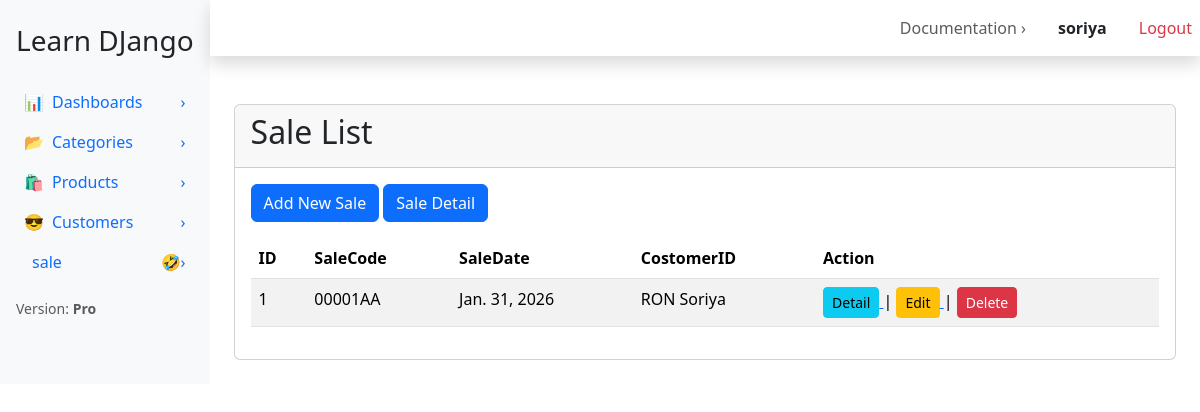
The page /sale/ (signed in) on the database its author committed.
### apps/sale/models.py (models this page shows)
class Sale(models.Model):
     saleCode = models.CharField(blank=False, null=False, max_length=20)
     saleData = models.DateField(blank=False, null=False)
     customerId = models.ForeignKey(Customer, on_delete=models.CASCADE)

### apps/customer/models.py (models this page shows)
class Customer(models.Model):
    GENDER_CHOICE = (
        ('Male', 'Male'),
        ('Female', 'Female'),
    )
    name = models.CharField(max_length=100, blank=False, null=False)
    email = models.EmailField(unique=True)
    phone = models.IntegerField(blank=False, null=False)
    gender = models.CharField(max_length=10, blank=True, choices=GENDER_CHOICE)
    def __str__(self):
        return self.name

### apps/sale/views.py (the view)
# urls.py: path('', SaleListView.as_view(), name='sale_list'),
class SaleListView(ListView):
     model = Sale
     template_name = 'sale/list_sale.html'
     context_object_name = 'sales'

### apps/sale/templates/sale/list_sale.html
{% extends 'base.html' %}
{% block content %}
<div class="card">
    <div class="card-header">
        <h2>Sale List</h2>
    </div>
    <div class="card-body">
        <a href="{% url 'list_sale:sale_add' %}" class="btn btn-primary mb-3">
            Add New Sale
        </a>
        <a href="{% url 'list_saledetail:saledetail_list' %}" class="btn btn-primary mb-3">
            Sale Detail
        </a>
        <div class="table-responsive">
            <table class="table table-striped">
                <thead>
                    <tr>
                        <th>ID</th>
                        <th>SaleCode</th>
                        <th>SaleDate</th>
                        <th>CostomerID</th>
                        <th>Action</th>
                    </tr>
                </thead>
                <tbody>
                    {% for sale in sales%}
                        <tr>
                            <td>{{ sale.id }}</td>
                            <td>{{ sale.saleCode }}</td>
                            <td>{{ sale.saleData }}</td>
                            <td>{{ sale.customerId }}</td>
                            <td>
                                <a href="{% url 'list_sale:sale_detail' sale.id %}">
                                    <button class="btn btn-sm btn-info">Detail</button>
                                </a> |
                                <a href="{% url 'list_sale:sale_edit' sale.id %}">
                                    <button class="btn btn-sm btn-warning">Edit</button>
                                </a> |
                                <a href="{% url 'list_sale:sale_delete' sale.id %}"><button class="btn btn-sm btn-danger">Delete</button></a>
                            </td>
                        </tr>
                    {% empty %}
                        <tr>
                            <td colspan="6" class="text-center">
                                No products found
                            </td>
                        </tr>
                    {% endfor %}
                </tbody>
            </table>
        </div>
    </div>
</div>
{% endblock %}

### templates/includes/navbar.html (shortened to what this page needs)
{% load static %}
<nav class="navbar navbar-expand navbar-light bg-white topbar mb-4 shadow">
    <ul class="navbar-nav ms-auto align-items-center ">
        <li class="nav-item d-none d-sm-block me-3">
            <a class="nav-link text-muted" href="#">Documentation ›</a>
        </li>
        {% if user.is_authenticated %}
            <li class="nav-item d-none d-sm-block me-3">
                <span class="nav-link text-dark fw-bold">
                    {{ user.username }}
                </span>
            </li>
            <li class="nav-item">
                <form action="{% url 'authen:logout' %}" method="post" class="d-inline">
                    <button type="submit" class="btn btn-link nav-link text-danger" style="text-decoration: none;">
                        Logout
                    </button>
                </form>
            </li>
        {% endif %}
    </ul>
</nav>

### rows shown on the page
Sale: id "1", saleCode "00001AA", saleData "Jan. 31, 2026", customerId "RON Soriya"

### other values the page prints
{{ user.username }} "soriya"
